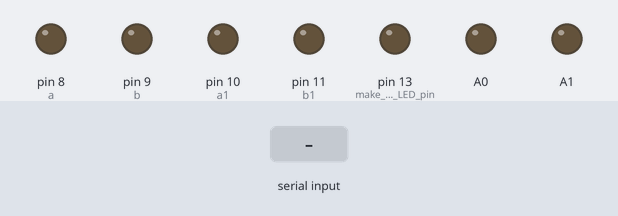
Bench run of a sketch on a simulated Arduino Uno, built with avr-gcc and run on an emulated ATmega328P. On the bench: output pins drawn as LEDs (lit = HIGH). Inputs (shaded band) come from the test bench. What the sketch prints to the serial monitor is not drawn.

Above: at 1.2 s.
1.3 s: "1" received over Serial
At 2.7 s:
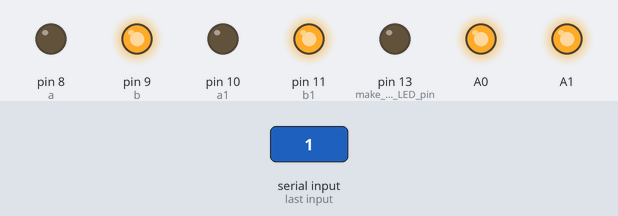
Timing chart, 0 to 4.3 s (numbered marks = the images above; inputs shaded):
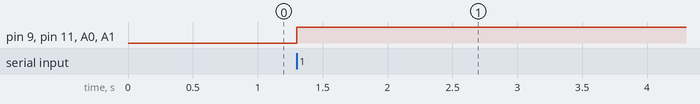

Measured:
- after the input at 1.3 s, pin 9 (b), pin 11 (b1), A0, A1: LOW → HIGH at once

The sketch:

face_recognition.ino
```cpp
int data;
int a=8;
int b=9;
int a1=10;
int b1=11;

void setup()
{

  pinMode(A0, OUTPUT);
  pinMode(A1, OUTPUT);
  pinMode(8,OUTPUT);
  pinMode(9,OUTPUT);
  pinMode(10,OUTPUT);
  pinMode(11,OUTPUT);
  // put your setup code here, to run once:
  Serial.begin(9600);
  pinMode(LED_BUILTIN, OUTPUT); //make the LED pin (13) as output
  digitalWrite (LED_BUILTIN, LOW);
  Serial.println("Hi!, I am Arduino");

}

void loop()
{
  // put your main code here, to run repeatedly:
  // This is an infinite loop function, it is used for using a functionality continuously.
  // You cannot break out of this loop

  while (Serial.available())
  {
    data = Serial.read();
  }

  if (data == '1')
  {

  digitalWrite (LED_BUILTIN, LOW);
  digitalWrite (a, LOW);
  digitalWrite (b, HIGH);
  digitalWrite (b1, HIGH);
  digitalWrite (a1, LOW);
  analogWrite(A0, 255);
  analogWrite(A1, 255);

  delay(6000);

  digitalWrite(a, LOW);
  digitalWrite(b, LOW);
  digitalWrite(a1, LOW);
  digitalWrite(b1, LOW);

  }
  else if (data == '0')
  digitalWrite (LED_BUILTIN, HIGH);

}
```
